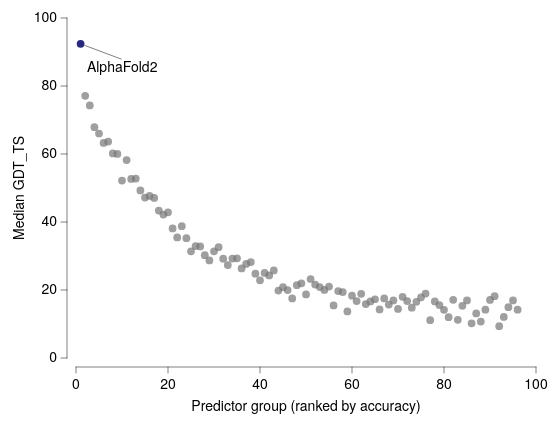

Here is the Vega-Lite specification saved for this chart:
### Vega-Lite specification from a JSON file in a GitHub repository (floating-point values rounded to 4 significant figures)
{"background": null, "config": {"arc": {"fill": "#DBDBDB", "fillOpacity": 1.0, "innerRadius": 42.5, "padAngle": 0.03, "stroke": "black", "strokeOpacity": 1, "strokeWidth": 0.25}, "area": {"fill": "#DBDBDB", "fillOpacity": 1.0, "stroke": "black", "strokeOpacity": 1, "strokeWidth": 0.25}, "axis": {"domain": true, "domainCap": "round", "domainColor": "black", "domainWidth": 0.25, "grid": false, "gridCap": "round", "gridColor": "#F1F1F1", "gridDash": [0, 0], "gridOpacity": 1.0, "gridWidth": 0.25, "labelColor": "black", "labelFont": "Helvetica Neue, HelveticaNeue, Helvetica, Arial, sans-serif", "labelFontSize": 7, "labelFontStyle": "normal", "labelFontWeight": 400, "offset": 4.5, "ticks": true, "tickCap": "round", "tickColor": "black", "tickRound": false, "tickSize": 3, "tickWidth": 0.25, "titleColor": "black", "titleFont": "Helvetica Neue, HelveticaNeue, Helvetica, Arial, sans-serif", "titleFontSize": 7, "titleFontStyle": "normal", "titleFontWeight": 400}, "axisX": {"domain": true, "labelAlign": "center", "labelAngle": 0, "labels": true, "ticks": true, "translate": 0}, "axisY": {"domain": true, "labelAlign": "right", "labelAngle": 0, "labels": true, "ticks": true, "translate": 0}, "axisRight": {"domain": true, "labelAlign": "left", "labelAngle": 0, "labels": true, "ticks": true, "translate": 0}, "axisTop": {"domain": true, "labelAlign": "center", "labelAngle": 0, "labels": true, "ticks": true, "translate": 0}, "axisBand": {"tickOffset": 0}, "bar": {"fill": "#DBDBDB", "fillOpacity": 1.0, "stroke": "black", "strokeOpacity": 1, "strokeWidth": 0.25}, "boxplot": {"size": 15.3, "ticks": {"cornerRadius": 0.25, "fill": "black", "opacity": 1, "size": 7.65, "thickness": 0.25}, "box": {"fillOpacity": 1.0, "stroke": "black", "strokeOpacity": 1, "strokeWidth": 0.25}, "median": {"cornerRadius": 0, "fill": "black", "fillOpacity": 1.0, "opacity": 1, "size": 15.3, "thickness": 0.25}, "rule": {"fill": "black", "fillOpacity": 1.0, "size": 17.0, "stroke": "black", "strokeDash": [0, 0], "strokeOpacity": 1, "strokeWidth": 0.25}, "outliers": {"color": "black", "fill": "black", "fillOpacity": 1.0, "size": 0, "stroke": "black", "strokeOpacity": 1, "strokeWidth": 0.25}}, "circle": {"fill": "black", "fillOpacity": 1.0, "size": 2.125, "stroke": null, "strokeOpacity": 1, "strokeWidth": 0.25}, "errorband": {"band": {"fillOpacity": 0.6, "stroke": null, "strokeWidth": 0.25, "strokeOpacity": 1}, "borders": {"opacity": 0, "strokeOpacity": 0.25, "strokeWidth": 1}}, "errorbar": {"opacity": 1, "rule": {"strokeDash": [0, 0], "strokeWidth": 0.25}, "ticks": {"color": "black", "cornerRadius": 0.125, "opacity": 1, "size": 10.2, "thickness": 0.25}, "thickness": 0.25}, "font": "Helvetica Neue, HelveticaNeue, Helvetica, Arial, sans-serif", "geoshape": {"fill": "#DBDBDB", "fillOpacity": 1.0, "stroke": "black", "strokeOpacity": 1, "strokeWidth": 0.25}, "header": {"labelColor": "black", "labelFont": "Helvetica Neue, HelveticaNeue, Helvetica, Arial, sans-serif", "labelFontSize": 7, "labelFontStyle": "normal", "labelFontWeight": 400, "titleColor": "black", "titleFont": "Helvetica Neue, HelveticaNeue, Helvetica, Arial, sans-serif", "titleFontSize": 7, "titleFontStyle": "normal", "titleFontWeight": 400, "titlePadding": 0}, "legend": {"disable": false, "offset": 4.5, "titlePadding": 4, "labelOffset": 2, "gradientLabelOffset": 2, "gradientLength": 85.0, "gradientThickness": 8.5, "gradientOpacity": 1.0, "gradientStrokeColor": "black", "gradientStrokeWidth": 0.25, "labelColor": "black", "labelFont": "Helvetica Neue, HelveticaNeue, Helvetica, Arial, sans-serif", "labelFontSize": 7, "labelFontStyle": "normal", "labelFontWeight": 400, "strokeColor": "black", "strokeWidth": 0, "symbolSize": 42, "symbolStrokeColor": "black", "symbolStrokeWidth": 0.25, "titleColor": "black", "titleFont": "Helvetica Neue, HelveticaNeue, Helvetica, Arial, sans-serif", "titleFontSize": 7, "titleFontStyle": "normal", "titleFontWeight": 400}, "line": {"color": "black", "stroke": "black", "strokeCap": "butt", "strokeDash": [0, 0], "strokeOpacity": 1, "strokeWidth": 0.5}, "point": {"filled": true, "fill": "#DBDBDB", "fillOpacity": 1.0, "size": 8.5, "stroke": "black", "strokeOpacity": 1, "strokeWidth": 0.25}, "range": {"category": ["#B2B2B2", "#4A7CD3", "#008542", "#664CAF", "#509F98", "#636363", "#284F93", "#005226", "#382864", "#285753"], "diverging": {"scheme": ["#443E60", "#5F597E", "#7C759B", "#9994B6", "#B7B4CC", "#D6D5DC", "#F6F6F6", "#D1DAD9", "#A4C2BF", "#7AA9A4", "#578E89", "#37736E", "#1B5954"]}, "heatmap": {"scheme": ["#440154", "#472270", "#433E82", "#38598C", "#2C728E", "#238A8D", "#24A086", "#39B578", "#5DC862", "#96D646", "#CAE02D", "#FDE724"]}, "ordinal": {"scheme": ["#F1F1F1", "#DBDBDB", "#C6C6C6", "#B2B2B2", "#9D9D9D", "#898989", "#767676", "#636363", "#515151", "#404040", "#2F2F2F", "#1F1F1F"]}, "ramp": {"scheme": ["#440154", "#472270", "#433E82", "#38598C", "#2C728E", "#238A8D", "#24A086", "#39B578", "#5DC862", "#96D646", "#CAE02D", "#FDE724"]}}, "rule": {"color": "black", "stroke": "black", "strokeCap": "round", "strokeDash": [2, 2], "strokeOpacity": 1, "strokeWidth": 0.25}, "scale": {"barBandPaddingInner": 0.1, "rectBandPaddingInner": 0, "tickBandPaddingInner": 0.1, "bandPaddingOuter": 0.1, "bandWithNestedOffsetPaddingInner": 0.2, "bandWithNestedOffsetPaddingOuter": 0.2, "offsetBandPaddingInner": 0, "offsetBandPaddingOuter": 0, "round": false}, "rect": {"fill": "#DBDBDB", "fillOpacity": 1.0, "stroke": "black", "strokeOpacity": 1, "strokeWidth": 0.25}, "square": {"fill": "#DBDBDB", "fillOpacity": 1.0, "size": 17.0, "stroke": "black", "strokeOpacity": 1, "strokeWidth": 0.25}, "text": {"color": "black", "font": "Helvetica Neue, HelveticaNeue, Helvetica, Arial, sans-serif", "fontSize": 7, "fontStyle": "normal", "fontWeight": 400}, "tick": {"color": "black", "cornerRadius": 0.125, "opacity": 1.0, "size": 15.3, "thickness": 0.25}, "title": {"anchor": "middle", "frame": "group", "color": "black", "font": "Helvetica Neue, HelveticaNeue, Helvetica, Arial, sans-serif", "fontSize": 7, "fontStyle": "normal", "fontWeight": 400, "subtitleColor": "black", "subtitleFont": "Helvetica Neue, HelveticaNeue, Helvetica, Arial, sans-serif", "subtitleFontSize": "Helvetica Neue, HelveticaNeue, Helvetica, Arial, sans-serif", "subtitleFontStyle": "normal", "subtitleFontWeight": 400}, "trail": {"color": "black", "opacity": 1, "size": 0.5}, "view": {"continuousWidth": 230, "continuousHeight": 170, "discreteWidth": 230, "discreteHeight": 170, "fill": null, "stroke": null, "strokeWidth": 0.25}}, "layer": [{"data": {"name": "data-37ce6bb841388de4b2159be5d2253b8a"}, "mark": {"type": "circle", "color": "#767676", "opacity": 0.7, "size": 15}, "encoding": {"x": {"field": "rank", "title": "Predictor group (ranked by accuracy)", "type": "quantitative"}, "y": {"field": "gdt", "title": "Median GDT_TS", "type": "quantitative"}}}, {"data": {"name": "data-eacc7d94ee619f3a75a5c9fa2b42fbcf"}, "mark": {"type": "circle", "color": "#28287D", "size": 15}, "encoding": {"x": {"field": "rank", "title": "Predictor group (ranked by accuracy)", "type": "quantitative"}, "y": {"field": "gdt", "title": "Median GDT_TS", "type": "quantitative"}}}, {"layer": [{"data": {"values": [{"__dysonsphere__": 1}]}, "mark": {"type": "rule", "strokeDash": [0, 0]}, "encoding": {"x": {"datum": 1.975, "scale": {"domain": [0.0, 100.0], "nice": false, "padding": 0, "zero": false}}, "x2": {"datum": 9.833}, "y": {"datum": 91.91, "scale": {"domain": [0.0, 100.0], "nice": false, "padding": 0, "zero": false}}, "y2": {"datum": 87.92}}}, {"data": {"values": [{"__dysonsphere__": 1}]}, "mark": {"type": "text", "align": "center", "baseline": "middle", "fontSize": 7}, "encoding": {"text": {"value": "AlphaFold2"}, "x": {"datum": 10.04}, "y": {"datum": 85.34}}}]}], "$schema": "https://vega.github.io/schema/vega-lite/v6.4.1.json", "datasets": {"data-37ce6bb841388de4b2159be5d2253b8a": [{"rank": 2, "gdt": 77.13, "group": "field"}, {"rank": 3, "gdt": 74.29, "group": "field"}, {"rank": 4, "gdt": 67.87, "group": "field"}, {"rank": 5, "gdt": 66.03, "group": "field"}, {"rank": 6, "gdt": 63.27, "group": "field"}, {"rank": 7, "gdt": 63.65, "group": "field"}, {"rank": 8, "gdt": 60.16, "group": "field"}, {"rank": 9, "gdt": 60.03, "group": "field"}, {"rank": 10, "gdt": 52.18, "group": "field"}, {"rank": 11, "gdt": 58.21, "group": "field"}, {"rank": 12, "gdt": 52.65, "group": "field"}, {"rank": 13, "gdt": 52.77, "group": "field"}, {"rank": 14, "gdt": 49.29, "group": "field"}, {"rank": 15, "gdt": 47.2, "group": "field"}, {"rank": 16, "gdt": 47.66, "group": "field"}, {"rank": 17, "gdt": 47.08, "group": "field"}, {"rank": 18, "gdt": 43.37, "group": "field"}, {"rank": 19, "gdt": 42.18, "group": "field"}, {"rank": 20, "gdt": 42.86, "group": "field"}, {"rank": 21, "gdt": 38.09, "group": "field"}, {"rank": 22, "gdt": 35.46, "group": "field"}, {"rank": 23, "gdt": 38.75, "group": "field"}, {"rank": 24, "gdt": 35.25, "group": "field"}, {"rank": 25, "gdt": 31.36, "group": "field"}, {"rank": 26, "gdt": 32.94, "group": "field"}, {"rank": 27, "gdt": 32.8, "group": "field"}, {"rank": 28, "gdt": 30.24, "group": "field"}, {"rank": 29, "gdt": 28.7, "group": "field"}, {"rank": 30, "gdt": 31.39, "group": "field"}, {"rank": 31, "gdt": 32.58, "group": "field"}, {"rank": 32, "gdt": 29.23, "group": "field"}, {"rank": 33, "gdt": 27.33, "group": "field"}, {"rank": 34, "gdt": 29.23, "group": "field"}, {"rank": 35, "gdt": 29.33, "group": "field"}, {"rank": 36, "gdt": 26.35, "group": "field"}, {"rank": 37, "gdt": 27.68, "group": "field"}, {"rank": 38, "gdt": 28.23, "group": "field"}, {"rank": 39, "gdt": 24.79, "group": "field"}, {"rank": 40, "gdt": 22.86, "group": "field"}, {"rank": 41, "gdt": 25.01, "group": "field"}, {"rank": 42, "gdt": 24.28, "group": "field"}, {"rank": 43, "gdt": 25.76, "group": "field"}, {"rank": 44, "gdt": 19.82, "group": "field"}, {"rank": 45, "gdt": 20.81, "group": "field"}, {"rank": 46, "gdt": 19.98, "group": "field"}, {"rank": 47, "gdt": 17.52, "group": "field"}, {"rank": 48, "gdt": 21.41, "group": "field"}, {"rank": 49, "gdt": 21.96, "group": "field"}, {"rank": 50, "gdt": 18.69, "group": "field"}, {"rank": 51, "gdt": 23.24, "group": "field"}, {"rank": 52, "gdt": 21.61, "group": "field"}, {"rank": 53, "gdt": 20.85, "group": "field"}, {"rank": 54, "gdt": 20.03, "group": "field"}, {"rank": 55, "gdt": 21.01, "group": "field"}, {"rank": 56, "gdt": 15.47, "group": "field"}, {"rank": 57, "gdt": 19.68, "group": "field"}, {"rank": 58, "gdt": 19.4, "group": "field"}, {"rank": 59, "gdt": 13.7, "group": "field"}, {"rank": 60, "gdt": 18.33, "group": "field"}, {"rank": 61, "gdt": 16.73, "group": "field"}, {"rank": 62, "gdt": 18.89, "group": "field"}, {"rank": 63, "gdt": 15.87, "group": "field"}, {"rank": 64, "gdt": 16.64, "group": "field"}, {"rank": 65, "gdt": 17.28, "group": "field"}, {"rank": 66, "gdt": 14.29, "group": "field"}, {"rank": 67, "gdt": 17.51, "group": "field"}, {"rank": 68, "gdt": 15.72, "group": "field"}, {"rank": 69, "gdt": 16.93, "group": "field"}, {"rank": 70, "gdt": 14.45, "group": "field"}, {"rank": 71, "gdt": 18.0, "group": "field"}, {"rank": 72, "gdt": 16.75, "group": "field"}, {"rank": 73, "gdt": 14.81, "group": "field"}, {"rank": 74, "gdt": 16.54, "group": "field"}, {"rank": 75, "gdt": 17.86, "group": "field"}, {"rank": 76, "gdt": 18.96, "group": "field"}, {"rank": 77, "gdt": 11.1, "group": "field"}, {"rank": 78, "gdt": 16.64, "group": "field"}, {"rank": 79, "gdt": 15.58, "group": "field"}, {"rank": 80, "gdt": 14.19, "group": "field"}, {"rank": 81, "gdt": 11.99, "group": "field"}, {"rank": 82, "gdt": 17.1, "group": "field"}, {"rank": 83, "gdt": 11.22, "group": "field"}, {"rank": 84, "gdt": 15.34, "group": "field"}, {"rank": 85, "gdt": 16.95, "group": "field"}, {"rank": 86, "gdt": 10.19, "group": "field"}, {"rank": 87, "gdt": 13.1, "group": "field"}, {"rank": 88, "gdt": 10.71, "group": "field"}, {"rank": 89, "gdt": 14.21, "group": "field"}, {"rank": 90, "gdt": 17.07, "group": "field"}, {"rank": 91, "gdt": 18.17, "group": "field"}, {"rank": 92, "gdt": 9.368, "group": "field"}, {"rank": 93, "gdt": 12.08, "group": "field"}, {"rank": 94, "gdt": 14.96, "group": "field"}, {"rank": 95, "gdt": 16.92, "group": "field"}, {"rank": 96, "gdt": 14.2, "group": "field"}], "data-eacc7d94ee619f3a75a5c9fa2b42fbcf": [{"rank": 1, "gdt": 92.4, "group": "AlphaFold2"}]}}
